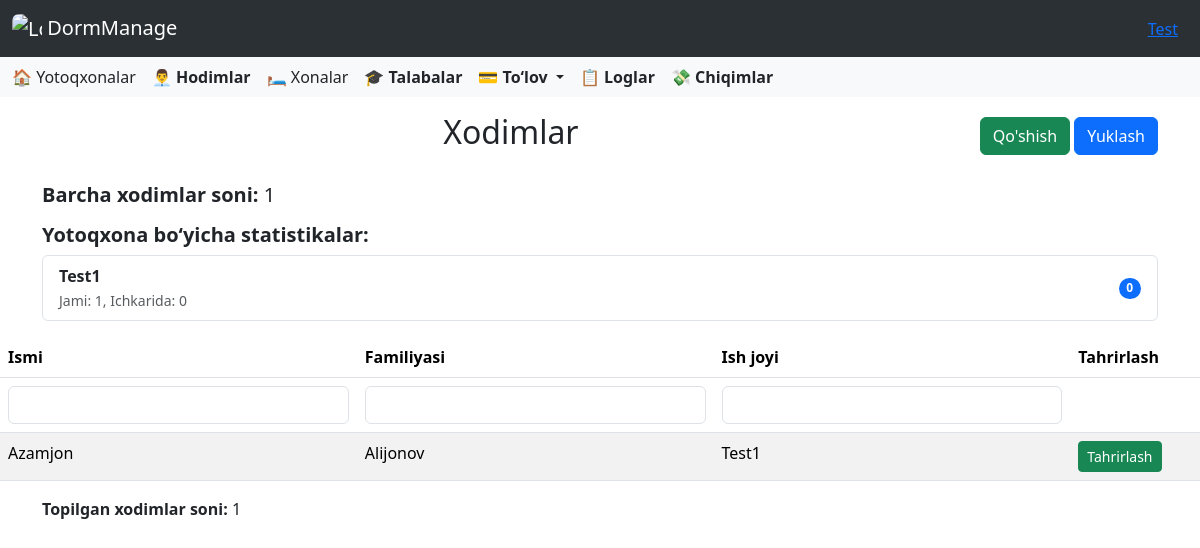
The app's page /employees/ (signed in), older data.
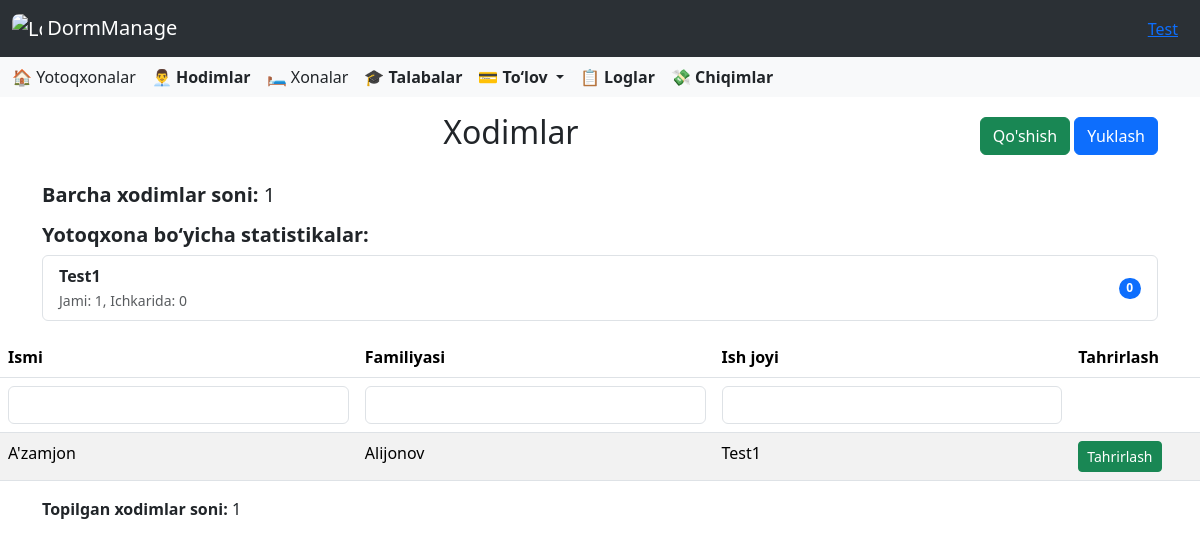
The same page, newer data.
### dormitory/models.py (models this page shows, shortened)
class Dormitory(models.Model):
    director = models.ForeignKey(Director, on_delete=models.CASCADE, related_name='dormitories')
    name = models.CharField(max_length=300, blank=False)
    address = models.CharField(max_length=300, blank=False)
    monthly_payment = models.PositiveIntegerField(default=0, verbose_name="Oylik to‘lov miqdori (so'm)")
    default_monthly_payment = models.PositiveIntegerField(
        default=1,
        help_text="Shartnomaga asosan boshlang‘ich oylik to‘lov (so‘mda)"
    )
    last_update_time = models.DateTimeField(blank=True, null=True)

### employee/models.py (models this page shows, shortened)
class Employee(models.Model):
    user = models.OneToOneField(CustomUser, on_delete=models.CASCADE, related_name='employee')
    dormitory = models.ForeignKey(Dormitory, on_delete=models.CASCADE, null=True, blank=True, related_name='employees')

### accounts/models.py (models this page shows, shortened)
class CustomUser(AbstractUser):
    ROLE_CHOICES = [
        ('director', 'Direktor'),
        ('employee', 'Xodim'),
    ]
    role = models.CharField(
        max_length=10,
        choices=ROLE_CHOICES,
        default='other',
        verbose_name='Lavozim'
    )
    work_start = models.TimeField(
        verbose_name='Ish boshlanish vaqti',
        null=True,
        blank=True
    )
    work_end = models.TimeField(
        verbose_name='Ish tugash vaqti',
        null=True,
        blank=True
    )
    phone_number = models.CharField(
        max_length=20,
        blank=True,
        verbose_name='Telefon raqami'
    )
    hire_date = models.CharField(
        max_length=10,
        null=True,
        blank=True,
        verbose_name='Ishga qabul qilingan sana'
    )
    photo = models.ImageField(
        upload_to=staff_photo_upload_path,
        blank=False,
        null=False,
        verbose_name='Hodim surati'
    )
    salary = models.PositiveIntegerField(
        verbose_name='Maosh',
        null=True,
        blank=True,
        help_text="Hodimning maoshi (so'mda)"
    )
    is_in_dormitory = models.BooleanField(default=False)

### accounts/views.py (the view, shortened to what this page needs)
# urls.py: path('', EmployeePage.as_view(), name = 'employees'),
class EmployeePage(LoginRequiredMixin, DirectorAccessMixin, ListView):
    model = Employee
    template_name = 'accounts/employees.html'
    context_object_name = 'employees'
    def get_queryset(self):
        user = self.request.user
        if not hasattr(user, 'director'):
            return Employee.objects.none()
        director_dormitories = Dormitory.objects.filter(director=user.director)
        queryset = Employee.objects.filter(dormitory__in=director_dormitories)
        first_name_q = self.request.GET.get("first_name", "").strip()
        last_name_q = self.request.GET.get("last_name", "").strip()
        dormitory_name_q = self.request.GET.get("dormitory_name", "").strip()
        if first_name_q:
            queryset = queryset.filter(user__first_name__icontains=first_name_q)
        if last_name_q:
            queryset = queryset.filter(user__last_name__icontains=last_name_q)
        if dormitory_name_q:
            queryset = queryset.filter(dormitory__name__icontains=dormitory_name_q)
        return queryset
    def get(self, request, *args, **kwargs):
        return super().get(request, *args, **kwargs)
    def get_context_data(self, **kwargs):
        context = super().get_context_data(**kwargs)
        queryset = self.get_queryset()
        context["total_count"] = queryset.count()
        context["device_errors"] = self.request.session.pop("device_errors", None)
        context["all_employee_count"] = Employee.objects.filter(
            dormitory__director=self.request.user.director
        ).count()
        dormitory_stats = []
        dormitories = Dormitory.objects.filter(director=self.request.user.director)
        for dorm in dormitories:
            total = dorm.employees.count()
            in_dorm = dorm.employees.filter(user__is_in_dormitory=True).count()
            dormitory_stats.append({
                "name": dorm.name,
                "total": total,
                "in_dorm": in_dorm
            })
        context["dormitory_stats"] = dormitory_stats
        return context
    def render_to_response(self, context, **response_kwargs):
        if self.request.headers.get("X-Requested-With") == "XMLHttpRequest":
            return render(self.request, "accounts/employees.html", context)
        return super().render_to_response(context, **response_kwargs)

### accounts/views.py (called while the page is built)
    def test_func(self):
        return hasattr(self.request.user, 'director')

### templates/accounts/employees.html (shortened to what this page needs)
{% extends 'base.html' %}
{% block content %}
<div class="container mt-3">
    <div class="d-flex justify-content-between align-items-center mb-3">
        <h2 class="text-center flex-grow-1">Xodimlar</h2>
        <div>
            <a href="{% url 'employee_add' %}" class="btn btn-success">Qo'shish</a>
            <button id="export-btn" class="btn btn-primary">Yuklash</button>
        </div>
    </div>
</div>
<div class="container mt-4">
    <h5><strong>Barcha xodimlar soni: </strong>{{ all_employee_count }}</h5>
    <h5 class="mt-3"><strong>Yotoqxona bo‘yicha statistikalar:</strong></h5>
    <ul class="list-group mb-3">
        {% for stat in dormitory_stats %}
        <li class="list-group-item d-flex justify-content-between align-items-center">
            <div>
                <strong>{{ stat.name }}</strong><br>
                <small class="text-muted">Jami: {{ stat.total }}, Ichkarida: {{ stat.in_dorm }}</small>
            </div>
            <span class="badge bg-primary rounded-pill">{{ stat.in_dorm }}</span>
        </li>
        {% empty %}
        <li class="list-group-item">Yotoqxonalar topilmadi.</li>
        {% endfor %}
    </ul>
</div>
<form id="search-form">
    <div class="table-responsive">
        <table class="table table-striped">
            <thead>
                <tr>
                    <th>Ismi</th>
                    <th>Familiyasi</th>
                    <th>Ish joyi</th>
                    <th>Tahrirlash</th>
                </tr>
                <tr>
                    <td><input type="text" name="first_name" class="form-control search-input" placeholder=""></td>
                    <td><input type="text" name="last_name" class="form-control search-input" placeholder=""></td>
                    <td><input type="text" name="dormitory_name" class="form-control search-input" placeholder=""></td>
                    <td></td>
                </tr>
            </thead>
            <tbody>
                {% for employee in object_list %}
                <tr>
                    <td>{{ employee.user.first_name }}</td>
                    <td>{{ employee.user.last_name }}</td>
                    <td>{{ employee.dormitory.name }}</td>
                    <td><a href="{% url 'employee_update' employee.user.pk %}" class="btn btn-sm btn-success">Tahrirlash</a></td>
                </tr>
                {% empty %}
                <tr>
                    <td colspan="4" class="text-center">Hech qanday natija topilmadi</td>
                </tr>
                {% endfor %}
            </tbody>
        </table>
        <div class="container mt-2 mb-2">
            <p><strong>Topilgan xodimlar soni:</strong> <span id="total-count">{{ total_count }}</span></p>
        </div>
    </div>
</form>
{% endblock content %}

Row changes from the older to the newer data that the page shows:
removed Employee: user.first_name "Azamjon", user.last_name "Alijonov", dormitory.name "Test1"
added Employee: user.first_name "A'zamjon", user.last_name "Alijonov", dormitory.name "Test1"
